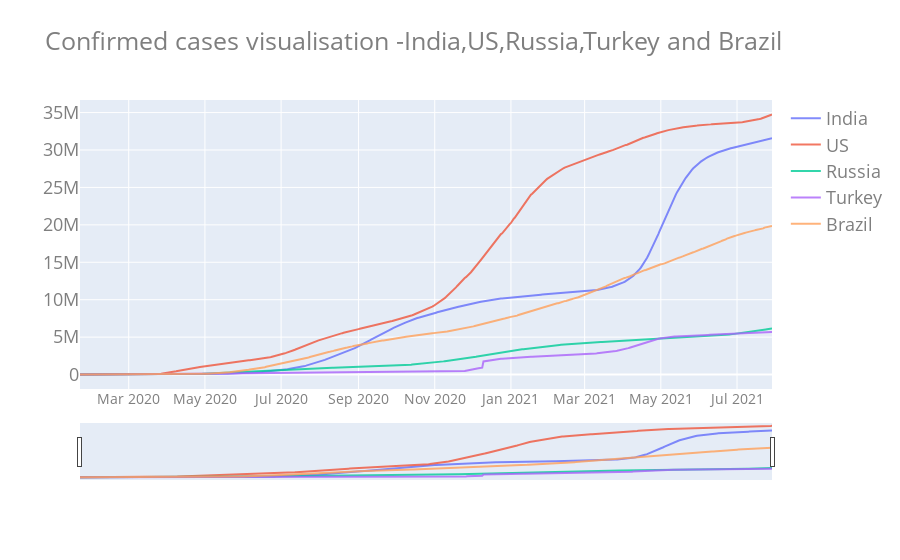

Here is the notebook cell this chart was saved with:
### Code cell
my_graph(df_base.date,df_base.iloc[:,1:],"Confirmed cases visualisation -India,US,Russia,Turkey and Brazil", y='linear',slider=True)

### Figure 1 — Plotly figure (JSON) as saved in the notebook; plotly's stock layout.template omitted (floating-point values rounded to 4 significant figures; data arrays with more than 128 entries replaced by an {"elided": "..."} marker saying what was removed)
{"data": [{"name": "India", "opacity": 0.8, "type": "scatter", "x": {"elided": "555 str values"}, "y": {"elided": "555 int values"}}, {"name": "US", "opacity": 0.8, "type": "scatter", "x": {"elided": "555 str values"}, "y": {"elided": "555 int values"}}, {"name": "Russia", "opacity": 0.8, "type": "scatter", "x": {"elided": "555 str values"}, "y": {"elided": "555 int values"}}, {"name": "Turkey", "opacity": 0.8, "type": "scatter", "x": {"elided": "555 str values"}, "y": {"elided": "555 int values"}}, {"name": "Brazil", "opacity": 0.8, "type": "scatter", "x": {"elided": "555 str values"}, "y": {"elided": "555 int values"}}], "layout": {"autosize": true, "font": {"color": "#7f7f7f", "size": 18}, "title": {"text": "Confirmed cases visualisation -India,US,Russia,Turkey and Brazil"}, "xaxis": {"rangeslider": {"visible": true}, "tickfont": {"color": "#7f7f7f", "size": 14}}, "yaxis": {"type": "linear"}}}
